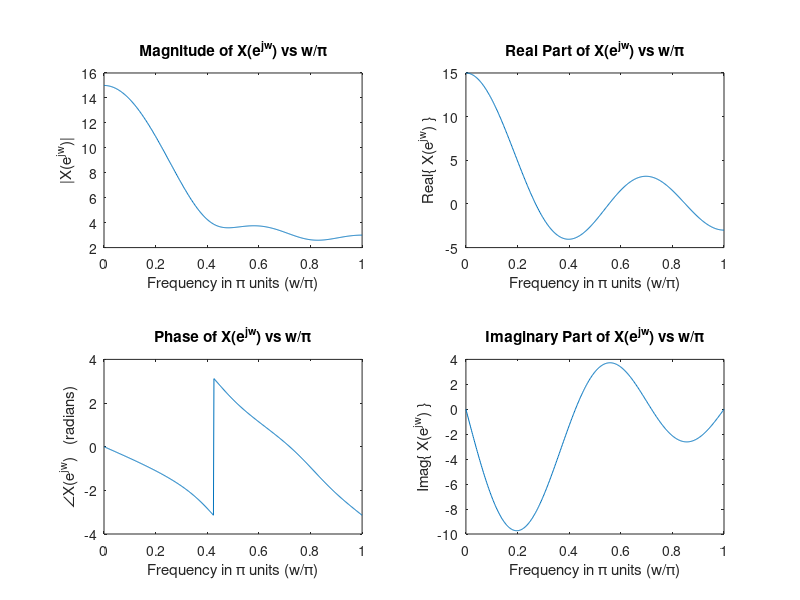

The MATLAB source for this figure:
% [Chp 3 Section 3.1 Page 63]
%
%  EXAMPLE 3.4
%  
%  Numerically compute the discrete-time Fourier transform of the sequence 
%  x[n] given in Example 3.2 at 501 equispaced frequencies between [0, π].
%

% >>>>> solution <<<<<

% x[n] = {1, 2, 3, 4, 5}
%            ↑

x = 1:5;
n = -1:3;

% compute DTFT numerically by X(w) formula
M = 500;                                % for 501 values, from 0 to 500
k = 0:M;                                % k = 0, 1, ..., M. (501 points)
w = (pi/M)*k;                           % 501 values of w in [0, pi]
Xw = x * exp(-1i * pi/M * n' * k);      % results in 1 x M+1 size matrix
% equivalently:
% Xw = x * (exp(-1i * pi/M) .^ (n' * k));
% isequal(round(Xw, 10), round(Xw2, 10))

% obtain mag., phase, and real, imaginary parts of X(w)
Xw_mag = abs(Xw);
Xw_ang = angle(Xw);
Xw_real = real(Xw);
Xw_imag = imag(Xw);

% equivalently:
% [Xw, w, Xw_mag, Xw_ang, Xw_real, Xw_imag] = dtft(x, n, M);
% or:
% [Xw, w, Xw_mag, Xw_ang, Xw_real, Xw_imag] = dtft(x, n, M, 0, pi);

% plot the different parts of X(w)
fig = figure;
% [mag. and phase]
subplot(2, 2, 1);
plot(w/pi, Xw_mag);
xlabel('Frequency in \pi units (w/\pi)');
ylabel('|X(e^{jw})|');
title('Magnitude of X(e^{jw}) vs w/\pi');
subplot(2, 2, 3);
plot(w/pi, Xw_ang);
xlabel('Frequency in \pi units (w/\pi)');
ylabel('∠X(e^{jw})   (radians)');
title('Phase of X(e^{jw}) vs w/\pi');
% [real and imaginary]
subplot(2, 2, 2);
plot(w/pi, Xw_real);
xlabel('Frequency in \pi units (w/\pi)');
ylabel('Real\{ X(e^{jw}) \}');
title({'';'Real Part of X(e^{jw}) vs w/\pi'});
subplot(2, 2, 4);
plot(w/pi, Xw_imag);
xlabel('Frequency in \pi units (w/\pi)');
ylabel('Imag\{ X(e^{jw}) \}');
title({'';'Imaginary Part of X(e^{jw}) vs w/\pi'});

